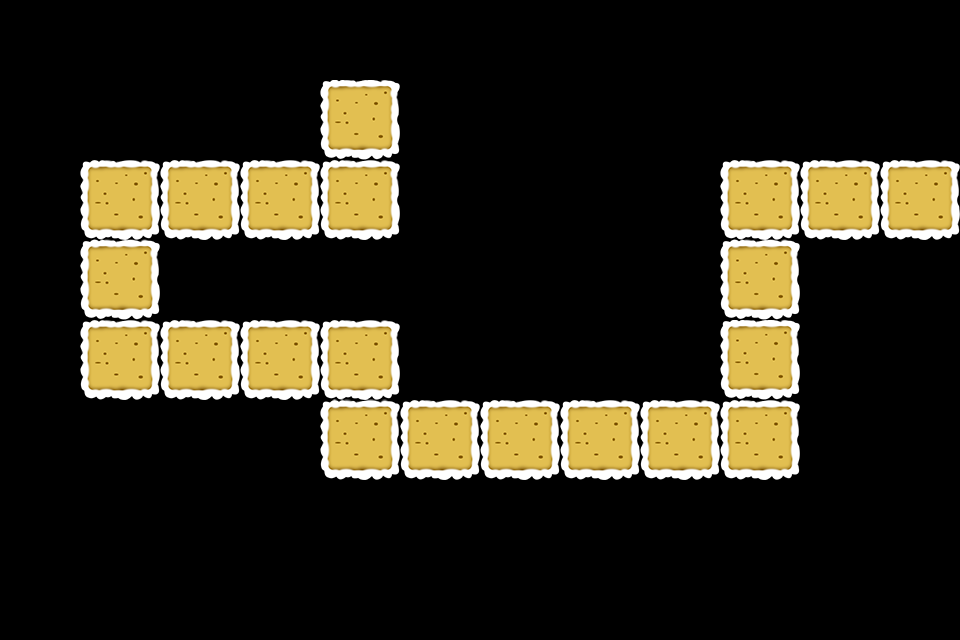

This game map was drawn from its Tiled (.tmx) file and the tilesets committed beside it. A one-line description and the trimmed map source follow:
An orthogonal 12x8 tile map with 80x80 px tiles, 1 tile layer (path) and 26 objects (9x path, 8x Tower, 3x 3, 3x 4, 3x 5).

<map version="1.0" orientation="orthogonal" width="12" height="8" tilewidth="80" tileheight="80">
 <properties>
  <property name="style" value="1" />
 </properties>
 <tileset firstgid="1" name="tiled2" tilewidth="80" tileheight="80">
  <image source="tiled2.png" width="240" height="240" />
 </tileset>
 <layer name="path" width="12" height="8">
  <data>[96 cells, 21 non-empty, 8 distinct tile ids]</data>
 </layer>
 <objectgroup name="path" width="12" height="8">
  <object name="path" x="320" y="80" />
  <object name="path" x="320" y="160" />
  <object name="path" x="80" y="160" />
  <object name="path" x="80" y="320" />
  <object name="path" x="320" y="320" />
  <object name="path" x="320" y="400" />
  <object name="path" x="720" y="400" />
  <object name="path" x="720" y="160" />
  <object name="path" x="880" y="160" />
  <object name="Tower" x="0" y="80" width="320" height="80" />
  <object name="Tower" x="0" y="160" width="80" height="320" />
  <object name="Tower" x="160" y="240" width="240" height="80" />
  <object name="Tower" x="400" y="80" width="320" height="320" />
  <object name="Tower" x="720" y="80" width="240" height="80" />
  <object name="Tower" x="800" y="240" width="160" height="240" />
  <object name="Tower" x="80" y="400" width="240" height="80" />
  <object name="Tower" x="160" y="480" width="640" height="80" />
  <object name="Reward" type="3" x="80" y="80" width="80" height="80" />
  <object name="Reward" type="4" x="0" y="240" width="80" height="80" />
  <object name="Reward" type="5" x="80" y="400" width="80" height="80" />
  <object name="Reward" type="3" x="240" y="480" width="80" height="80" />
  <object name="Reward" type="4" x="560" y="480" width="80" height="80" />
  <object name="Reward" type="5" x="480" y="160" width="80" height="80" />
  <object name="Reward" type="3" x="560" y="320" width="80" height="80" />
  <object name="Reward" type="4" x="800" y="320" width="80" height="80" />
  <object name="Reward" type="5" x="800" y="80" width="80" height="80">
   <properties>
    <property name="new" value="1" />
   </properties>
  </object>
 </objectgroup>
</map>
